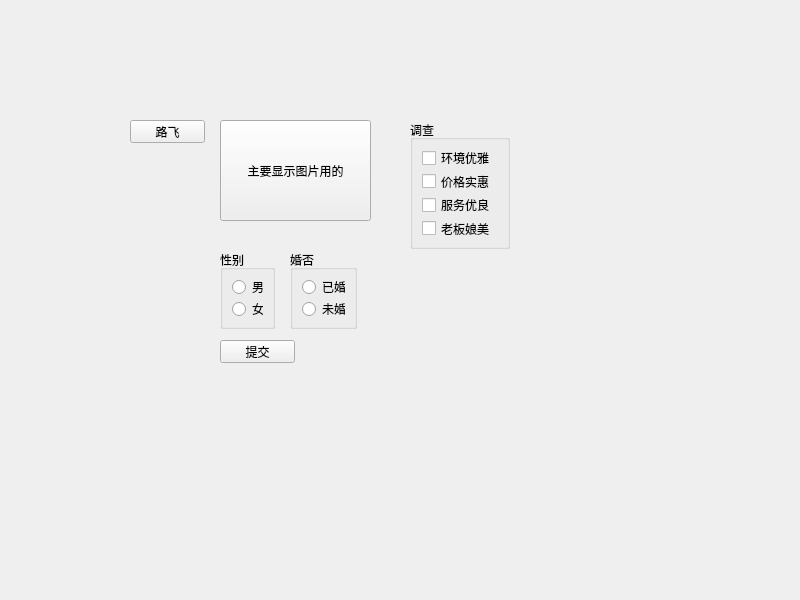
<?xml version="1.0" encoding="UTF-8"?>
<ui version="4.0">
 <class>Widget</class>
 <widget class="QWidget" name="Widget">
  <property name="geometry">
   <rect>
    <x>0</x>
    <y>0</y>
    <width>800</width>
    <height>600</height>
   </rect>
  </property>
  <property name="windowTitle">
   <string>Widget</string>
  </property>
  <widget class="QPushButton" name="pushButton">
   <property name="geometry">
    <rect>
     <x>130</x>
     <y>120</y>
     <width>75</width>
     <height>23</height>
    </rect>
   </property>
   <property name="text">
    <string>路飞</string>
   </property>
   <property name="icon">
    <iconset resource="res.qrc">
     <normaloff>:/Image/Luffy.png</normaloff>:/Image/Luffy.png</iconset>
   </property>
   <property name="iconSize">
    <size>
     <width>32</width>
     <height>32</height>
    </size>
   </property>
  </widget>
  <widget class="QToolButton" name="toolButton">
   <property name="geometry">
    <rect>
     <x>220</x>
     <y>120</y>
     <width>151</width>
     <height>101</height>
    </rect>
   </property>
   <property name="text">
    <string>主要显示图片用的</string>
   </property>
   <property name="icon">
    <iconset resource="res.qrc">
     <normaloff>:/Image/OnePiece.png</normaloff>:/Image/OnePiece.png</iconset>
   </property>
   <property name="iconSize">
    <size>
     <width>32</width>
     <height>32</height>
    </size>
   </property>
   <property name="toolButtonStyle">
    <enum>Qt::ToolButtonTextBesideIcon</enum>
   </property>
   <property name="autoRaise">
    <bool>false</bool>
   </property>
  </widget>
  <widget class="QGroupBox" name="groupBox">
   <property name="geometry">
    <rect>
     <x>220</x>
     <y>250</y>
     <width>55</width>
     <height>79</height>
    </rect>
   </property>
   <property name="title">
    <string>性别</string>
   </property>
   <layout class="QVBoxLayout" name="verticalLayout">
    <item>
     <widget class="QRadioButton" name="rBtnMen">
      <property name="text">
       <string>男</string>
      </property>
     </widget>
    </item>
    <item>
     <widget class="QRadioButton" name="rBtnWomen">
      <property name="text">
       <string>女</string>
      </property>
     </widget>
    </item>
   </layout>
  </widget>
  <widget class="QGroupBox" name="groupBox_2">
   <property name="geometry">
    <rect>
     <x>290</x>
     <y>250</y>
     <width>67</width>
     <height>79</height>
    </rect>
   </property>
   <property name="title">
    <string>婚否</string>
   </property>
   <layout class="QVBoxLayout" name="verticalLayout_2">
    <item>
     <widget class="QRadioButton" name="radioButton_3">
      <property name="text">
       <string>已婚</string>
      </property>
     </widget>
    </item>
    <item>
     <widget class="QRadioButton" name="radioButton_4">
      <property name="text">
       <string>未婚</string>
      </property>
     </widget>
    </item>
   </layout>
  </widget>
  <widget class="QPushButton" name="Btn_commit">
   <property name="geometry">
    <rect>
     <x>220</x>
     <y>340</y>
     <width>75</width>
     <height>23</height>
    </rect>
   </property>
   <property name="text">
    <string>提交</string>
   </property>
  </widget>
  <widget class="QGroupBox" name="groupBox_3">
   <property name="geometry">
    <rect>
     <x>410</x>
     <y>120</y>
     <width>100</width>
     <height>129</height>
    </rect>
   </property>
   <property name="title">
    <string>调查</string>
   </property>
   <layout class="QVBoxLayout" name="verticalLayout_3">
    <item>
     <widget class="QCheckBox" name="checkBox">
      <property name="text">
       <string>环境优雅</string>
      </property>
      <property name="tristate">
       <bool>true</bool>
      </property>
     </widget>
    </item>
    <item>
     <widget class="QCheckBox" name="checkBox_2">
      <property name="text">
       <string>价格实惠</string>
      </property>
      <property name="tristate">
       <bool>true</bool>
      </property>
     </widget>
    </item>
    <item>
     <widget class="QCheckBox" name="checkBox_3">
      <property name="text">
       <string>服务优良</string>
      </property>
      <property name="tristate">
       <bool>true</bool>
      </property>
     </widget>
    </item>
    <item>
     <widget class="QCheckBox" name="checkBox_4">
      <property name="text">
       <string>老板娘美</string>
      </property>
      <property name="tristate">
       <bool>true</bool>
      </property>
     </widget>
    </item>
   </layout>
  </widget>
 </widget>
 <resources>
  <include location="res.qrc"/>
 </resources>
 <connections/>
</ui>
